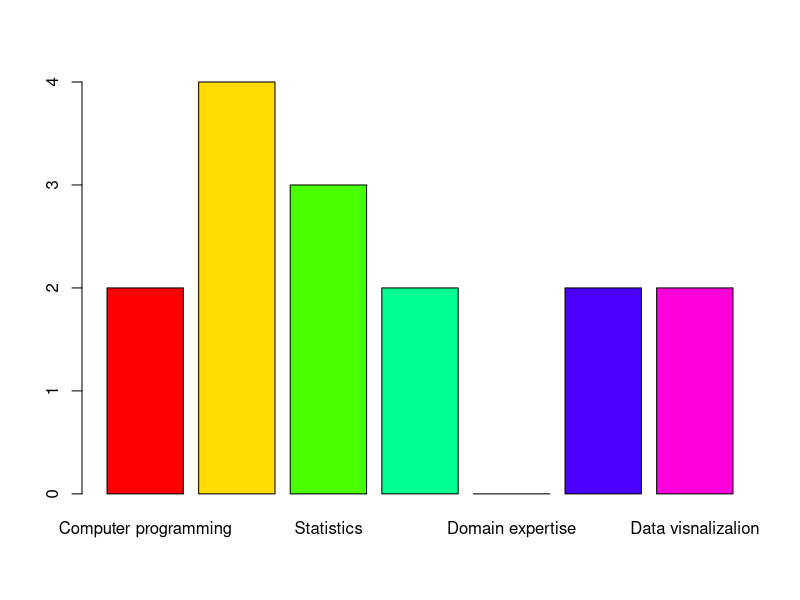

Recreate this plot in R.
## ---- chunk 1
skills <-c("Computer programming","Math","Statistics","Machine learning","Domain expertise","Communication and presentation skills","Data visnalizalion")
ratings <- c(2,4,3,2,0,2,2)
barplot(ratings,names.arg=skills,col=rainbow(7))
